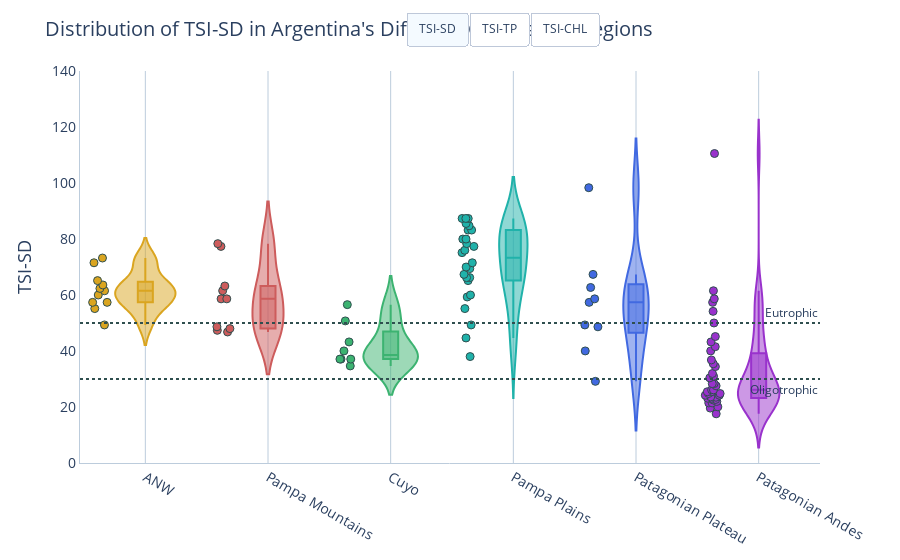

Source (notebook cell):
### Code cell
fig3 = px.violin(data_frame=data, x='REGION', y='TSI-SD', color='REGION', box=True, color_discrete_sequence=colors_region, points='all', hover_name=data.index)
fig_title = 'Distribution of TSI-SD in Argentina\'s Different Geographic Regions'
yaxis_title='TSI-SD'

apply_custom_layout(fig3, fig_title, yaxis_title, show_xspikes=False, show_legend=False)
fig3.update_traces(marker={
    'size': 8,
    'line_width': 1,
    'line_color':'DarkSlateGrey'
    })

buttons = [dict(label=tsi,
                     method='update',
                     args=[{'y': [df_dict[region][tsi] for region in region_list]}, {'yaxis.title': tsi}]) for tsi in tsi_list]


fig3.update_layout(
    yaxis_range=[0, 140],
    updatemenus=[
        dict(
            type="buttons",
            direction="right",
            showactive=True,
            active=0,
            x=0.7,
            y=1.15,
            buttons=buttons,
        )
    ])

fig3.add_hline(y=50, line_dash="dot", line_color='DarkSlateGrey',
              annotation_text="Eutrophic", 
              annotation_position="top right")
fig3.add_hline(y=30, line_dash="dot", line_color='DarkSlateGrey',
              annotation_text="Oligotrophic", 
              annotation_position="bottom right")

fig3.show()

### Figure 1 — Plotly figure (JSON) as saved in the notebook; plotly's stock layout.template omitted (floating-point values rounded to 4 significant figures)
{"data": [{"alignmentgroup": "True", "box": {"visible": true}, "hovertemplate": "<b>%{hovertext}</b><br><br>REGION=%{x}<br>TSI-SD=%{y}<extra></extra>", "hovertext": ["Rodeo", "Comedero", "La Ciénaga", "Las Maderas", "Campo Alegre", "Cabra Corral", "El Cadillal", "Río Hondo", "Sumampa", "las Pirquitas", "Los Sauces"], "legendgroup": "ANW", "marker": {"color": "goldenrod", "line": {"color": "DarkSlateGrey", "width": 1}, "size": 8}, "name": "ANW", "offsetgroup": "ANW", "orientation": "v", "points": "all", "scalegroup": "True", "showlegend": true, "type": "violin", "x": ["ANW", "ANW", "ANW", "ANW", "ANW", "ANW", "ANW", "ANW", "ANW", "ANW", "ANW"], "x0": " ", "xaxis": "x", "y": [62.34, 57.37, 60, 55.15, 57.37, 49.31, 71.51, 73.2, 61.52, 63.58, 65.14], "y0": " ", "yaxis": "y"}, {"alignmentgroup": "True", "box": {"visible": true}, "hovertemplate": "<b>%{hovertext}</b><br><br>REGION=%{x}<br>TSI-SD=%{y}<extra></extra>", "hovertext": ["Anzulón", "Portezuelo", "Cruz del Eje", "Mar Chiquita", "Saladillo", "San Roque", "La Viña", "Los Molinos", "Río Tercero", "San Felipe"], "legendgroup": "Pampa Mountains", "marker": {"color": "indianred", "line": {"color": "DarkSlateGrey", "width": 1}, "size": 8}, "name": "Pampa Mountains", "offsetgroup": "Pampa Mountains", "orientation": "v", "points": "all", "scalegroup": "True", "showlegend": true, "type": "violin", "x": ["Pampa Mountains", "Pampa Mountains", "Pampa Mountains", "Pampa Mountains", "Pampa Mountains", "Pampa Mountains", "Pampa Mountains", "Pampa Mountains", "Pampa Mountains", "Pampa Mountains"], "x0": " ", "xaxis": "x", "y": [78.34, 63.22, 58.63, 58.63, 77.35, 47.38, 48.64, 48.0, 46.8, 61.52], "y0": " ", "yaxis": "y"}, {"alignmentgroup": "True", "box": {"visible": true}, "hovertemplate": "<b>%{hovertext}</b><br><br>REGION=%{x}<br>TSI-SD=%{y}<extra></extra>", "hovertext": ["Ullum", "La Florida", "El Carrizal", "El Diamante", "Agua del Toro", "Los Reyunos", "Valle Grande", "El Nihuil"], "legendgroup": "Cuyo", "marker": {"color": "mediumseagreen", "line": {"color": "DarkSlateGrey", "width": 1}, "size": 8}, "name": "Cuyo", "offsetgroup": "Cuyo", "orientation": "v", "points": "all", "scalegroup": "True", "showlegend": true, "type": "violin", "x": ["Cuyo", "Cuyo", "Cuyo", "Cuyo", "Cuyo", "Cuyo", "Cuyo", "Cuyo"], "x0": " ", "xaxis": "x", "y": [56.56, 43.24, 50.75, 37.1, 37.1, 40.02, 37.1, 34.67], "y0": " ", "yaxis": "y"}, {"alignmentgroup": "True", "box": {"visible": true}, "hovertemplate": "<b>%{hovertext}</b><br><br>REGION=%{x}<br>TSI-SD=%{y}<extra></extra>", "hovertext": ["Melincué", "El Carpincho", "De Gómez", "Navarro", "Las mulitas", "De Lobos", "Indio Muerto", "De Monte", "La Chilca", "Chascomús", "La Limpia", "La Tablilla", "Blanca Grande", "Alsina", "Cochicó", "Salada Grande", "Los Horcones", "Del Monte", "Dulce", "Del Venado", "Epecuén", "La Brava", "De los Padres", "De Pigüé", "De Saavedra", "Sauce Grande"], "legendgroup": "Pampa Plains", "marker": {"color": "lightseagreen", "line": {"color": "DarkSlateGrey", "width": 1}, "size": 8}, "name": "Pampa Plains", "offsetgroup": "Pampa Plains", "orientation": "v", "points": "all", "scalegroup": "True", "showlegend": true, "type": "violin", "x": ["Pampa Plains", "Pampa Plains", "Pampa Plains", "Pampa Plains", "Pampa Plains", "Pampa Plains", "Pampa Plains", "Pampa Plains", "Pampa Plains", "Pampa Plains", "Pampa Plains", "Pampa Plains", "Pampa Plains", "Pampa Plains", "Pampa Plains", "Pampa Plains", "Pampa Plains", "Pampa Plains", "Pampa Plains", "Pampa Plains", "Pampa Plains", "Pampa Plains", "Pampa Plains", "Pampa Plains", "Pampa Plains", "Pampa Plains"], "x0": " ", "xaxis": "x", "y": [87.34, 67.36, 84.71, 85.53, 66.21, 79.98, 60, 65.14, 59.3, 87.34, 87.34, 49.31, 83.19, 77.35, 71.51, 38.01, 66.21, 69.99, 79.98, 78.34, 83.19, 55.15, 44.66, 75.98, 69.42, 75.13], "y0": " ", "yaxis": "y"}, {"alignmentgroup": "True", "box": {"visible": true}, "hovertemplate": "<b>%{hovertext}</b><br><br>REGION=%{x}<br>TSI-SD=%{y}<extra></extra>", "hovertext": ["La Dulce", "Urre Lauquen", "Marri Menuco", "Los Barreales", "Ramos Mexía", "Ne Luan", "Muster", "Colhue Huapi", "Ameghino"], "legendgroup": "Patagonian Plateau", "marker": {"color": "royalblue", "line": {"color": "DarkSlateGrey", "width": 1}, "size": 8}, "name": "Patagonian Plateau", "offsetgroup": "Patagonian Plateau", "orientation": "v", "points": "all", "scalegroup": "True", "showlegend": true, "type": "violin", "x": ["Patagonian Plateau", "Patagonian Plateau", "Patagonian Plateau", "Patagonian Plateau", "Patagonian Plateau", "Patagonian Plateau", "Patagonian Plateau", "Patagonian Plateau", "Patagonian Plateau"], "x0": " ", "xaxis": "x", "y": [58.63, 62.69, 29.16, 49.31, 40.02, 67.36, 57.37, 98.32, 48.64], "y0": " ", "yaxis": "y"}, {"alignmentgroup": "True", "box": {"visible": true}, "hovertemplate": "<b>%{hovertext}</b><br><br>REGION=%{x}<br>TSI-SD=%{y}<extra></extra>", "hovertext": ["Agrio", "Pellegrini", "Blanca ", "Aluminé", "Norquinco", "Quillén", "Huechulafquen", "Lacar", "Nahuel Huapi", "Gutierrez", "Mascardi", "Guillermo", "Steffen", "Las Chultas", "Epuyen", "Puelo", "Cholila", "Lezama", "Los Mosquitos", "Rivadavia", "Esquel", "Brechman", "Verde", "Wilimanco", "Zeta", "Largo", "Terraplén", "Amutui Quimen", "Futalaufquen", "Rosario", "Quichaura", "Cronometro", "Los Niños", "Pico 4", "Pico 3", "Pico 1", "La Plata", "Fontana", "Blanco"], "legendgroup": "Patagonian Andes", "marker": {"color": "darkorchid", "line": {"color": "DarkSlateGrey", "width": 1}, "size": 8}, "name": "Patagonian Andes", "offsetgroup": "Patagonian Andes", "orientation": "v", "points": "all", "scalegroup": "True", "showlegend": true, "type": "violin", "x": ["Patagonian Andes", "Patagonian Andes", "Patagonian Andes", "Patagonian Andes", "Patagonian Andes", "Patagonian Andes", "Patagonian Andes", "Patagonian Andes", "Patagonian Andes", "Patagonian Andes", "Patagonian Andes", "Patagonian Andes", "Patagonian Andes", "Patagonian Andes", "Patagonian Andes", "Patagonian Andes", "Patagonian Andes", "Patagonian Andes", "Patagonian Andes", "Patagonian Andes", "Patagonian Andes", "Patagonian Andes", "Patagonian Andes", "Patagonian Andes", "Patagonian Andes", "Patagonian Andes", "Patagonian Andes", "Patagonian Andes", "Patagonian Andes", "Patagonian Andes", "Patagonian Andes", "Patagonian Andes", "Patagonian Andes", "Patagonian Andes", "Patagonian Andes", "Patagonian Andes", "Patagonian Andes", "Patagonian Andes", "Patagonian Andes"], "x0": " ", "xaxis": "x", "y": [28.34, 50.01, 35.43, 22.71, 30.4, 19.6, 30.97, 21.47, 23.6, 26.12, 27.56, 25.45, 23.04, 28.34, 17.57, 31.96, 24.81, 20.05, 61.52, 24.81, 45.16, 54.16, 25.45, 40.02, 41.54, 22.5, 58.63, 26.12, 21.97, 34.42, 36.81, 57.37, 24.19, 24.19, 43.24, 23.15, 23.49, 21.47, 110.5], "y0": " ", "yaxis": "y"}], "layout": {"annotations": [{"showarrow": false, "text": "Eutrophic", "x": 1, "xanchor": "right", "xref": "x domain", "y": 50, "yanchor": "bottom", "yref": "y"}, {"showarrow": false, "text": "Oligotrophic", "x": 1, "xanchor": "right", "xref": "x domain", "y": 30, "yanchor": "top", "yref": "y"}], "autosize": true, "font": {"family": "Open Sans"}, "hoverdistance": 1, "hovermode": "x", "legend": {"font": {"size": 16}, "orientation": "h", "title": {"text": "Legend"}, "tracegroupgap": 0, "x": 1, "xanchor": "right", "y": 1.02, "yanchor": "bottom"}, "margin": {"t": 60}, "plot_bgcolor": "#FFFFFF", "shapes": [{"line": {"color": "DarkSlateGrey", "dash": "dot"}, "type": "line", "x0": 0, "x1": 1, "xref": "x domain", "y0": 50, "y1": 50, "yref": "y"}, {"line": {"color": "DarkSlateGrey", "dash": "dot"}, "type": "line", "x0": 0, "x1": 1, "xref": "x domain", "y0": 30, "y1": 30, "yref": "y"}], "showlegend": false, "spikedistance": 1000, "title": {"font": {"size": 20}, "text": "Distribution of TSI-SD in Argentina's Different Geographic Regions"}, "updatemenus": [{"active": 0, "buttons": [{"args": [{"y": [[62.34, 57.37, 60, 55.15, 57.37, 49.31, 71.51, 73.2, 61.52, 63.58, 65.14], [78.34, 63.22, 58.63, 58.63, 77.35, 47.38, 48.64, 48.0, 46.8, 61.52], [56.56, 43.24, 50.75, 37.1, 37.1, 40.02, 37.1, 34.67], [87.34, 67.36, 84.71, 85.53, 66.21, 79.98, 60, 65.14, 59.3, 87.34, 87.34, 49.31, 83.19, 77.35, 71.51, 38.01, 66.21, 69.99, 79.98, 78.34, 83.19, 55.15, 44.66, 75.98, 69.42, 75.13], [58.63, 62.69, 29.16, 49.31, 40.02, 67.36, 57.37, 98.32, 48.64], [28.34, 50.01, 35.43, 22.71, 30.4, 19.6, 30.97, 21.47, 23.6, 26.12, 27.56, 25.45, 23.04, 28.34, 17.57, 31.96, 24.81, 20.05, 61.52, 24.81, 45.16, 54.16, 25.45, 40.02, 41.54, 22.5, 58.63, 26.12, 21.97, 34.42, 36.81, 57.37, 24.19, 24.19, 43.24, 23.15, 23.49, 21.47, 110.5]]}, {"yaxis.title": "TSI-SD"}], "label": "TSI-SD", "method": "update"}, {"args": [{"y": [[43.2, 45.83, 50.57, 49.36, 62.7, 44.13, 62.95, 87.42, 61.67, 58.72, 68.38], [93.09, 67.16, 48.72, 68.38, 87.33, 52.2, 50.57, 51.13, 49.98, 57.7], [45.0, 43.2, 41.14, 38.73, 27.36, 35.83, 35.83, 45.83], [133.6, 107.4, 107.0, 88.62, 70.84, 85.66, 73.06, 83.48, 67.52, 82.57, 105.6, 49.36, 83.77, 81.05, 79.11, 61.4, 84.56, 77.06, 90.47, 92.44, 110.6, 79.66, 73.66, 74.0, 65.82, 83.54], [50.57, 56.6, 24.14, 35.83, 35.83, 65.0, 53.2, 96.58, 58.39], [83.06, 49.98, 70.84, 19.99, 27.36, 19.99, 42.21, 24.14, 24.14, 14.15, 19.99, 24.14, 19.99, 35.83, 4.15, 19.99, 35.83, 24.14, 53.2, 19.99, 66.21, 58.39, 24.14, 50.57, 69.35, 32.21, 53.2, 19.99, 14.15, 47.35, 56.6, 86.11, 29.99, 35.83, 54.57, 35.83, 29.99, 29.99, 110.1]]}, {"yaxis.title": "TSI-TP"}], "label": "TSI-TP", "method": "update"}, {"args": [{"y": [[57.42, 61.14, 50.23, 55.99, 61.65, 49.83, 43.7, 53.57, 62.02, 57.42, 66.13], [44.2, 62.22, 47.5, 66.41, 83.43, 52.15, 49.26, 56.56, 59.22, 69.13], [29.89, 43.7, 45.99, 26.67, 31.62, 34.25, 32.06, 33.17], [47.67, 73.88, 89.51, 76.95, 61.82, 80.76, 55.46, 66.93, 56.13, 70.31, 51.71, 37.4, 71.91, 77.63, 75.6, 35.21, 57.61, 74.63, 77.16, 79.97, 69.98, 50.88, 42.31, 68.31, 61.69, 66.26], [55.61, 50.5, 26.52, 35.98, 38.15, 61.69, 49.83, 58.39, 38.2], [25.75, 56.56, 34.11, 19.11, 22.32, 18.46, 27.65, 20.85, 21.85, 21.36, 15.75, 24.74, 15.29, 26.96, 12.62, 16.18, 19.72, 27.65, 69.75, 20.3, 44.44, 54.98, 26.82, 49.97, 49.11, 23.6, 60.04, 26.82, 23.8, 35.75, 31.53, 52.79, 23.19, 36.42, 40.7, 29.78, 17.39, 18.11, 73.31]]}, {"yaxis.title": "TSI-CHL"}], "label": "TSI-CHL", "method": "update"}], "direction": "right", "showactive": true, "type": "buttons", "x": 0.7, "y": 1.15}], "violinmode": "overlay", "xaxis": {"anchor": "y", "categoryarray": ["ANW", "Pampa Mountains", "Cuyo", "Pampa Plains", "Patagonian Plateau", "Patagonian Andes"], "categoryorder": "array", "domain": [0, 1], "gridcolor": "#BCCCDC", "linecolor": "#BCCCDC", "minor": {"dtick": "M3", "showgrid": true, "ticks": "inside"}, "showgrid": true, "showspikes": false, "spikecolor": "#999999", "spikedash": "dot", "spikemode": "across", "spikethickness": 2, "tickfont": {"size": 14}, "title": {"font": {"size": 18}}}, "yaxis": {"anchor": "x", "domain": [0, 1], "gridcolor": "#BCCCDC", "linecolor": "#BCCCDC", "range": [0, 140], "showgrid": false, "tickfont": {"size": 14}, "title": {"font": {"size": 18}, "text": "TSI-SD"}}}}
